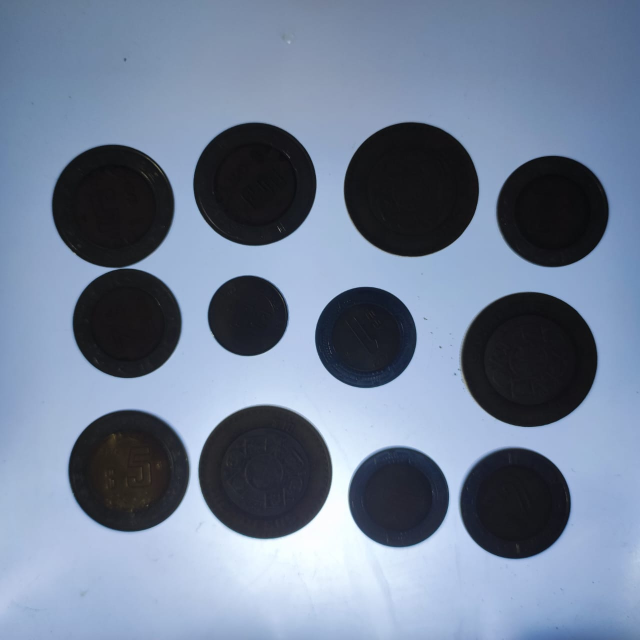
#> input picture Tarea9-TransformHoughYCompConexas/monedas2.jpg, 1280 x 1280 px (shown at 1/2 size)
$ python P9-1-HoughImg.py
#> lines starting #> are read from the running program, lines starting #| are printed output that depends on the picture; after the words box and inside, x2 and y2 are one past the last pixel; in counts of white or black regions, pixels touching at a corner belong together
import cv2
import numpy as np

font = cv2.FONT_HERSHEY_COMPLEX
tamañoLetra = 0.5
colorLetra = (255,255,196)
grosorLetra = 1

img = cv2.imread('monedas2.jpg')
#> img is the input picture: shape (1280, 1280, 3); mean B, G, R 149.1, 126.6, 112.2
img = cv2.resize(img, (0,0), fx=0.5, fy=0.5)
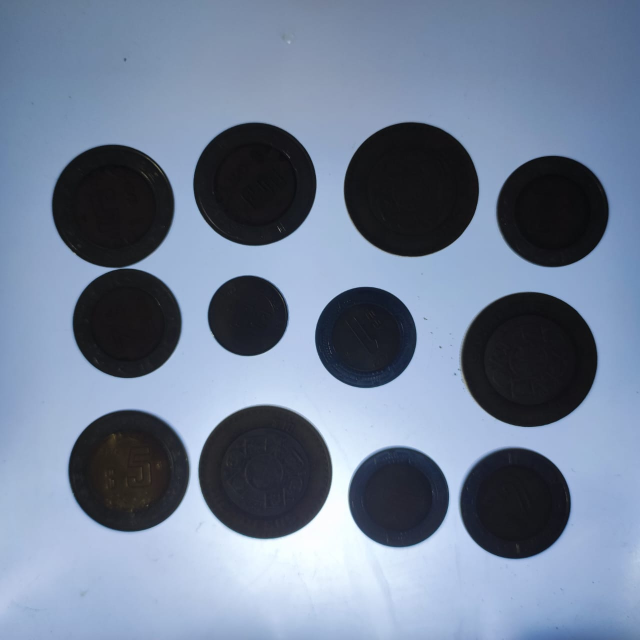
#> img: shape (640, 640, 3); mean B, G, R 149.2, 126.7, 112.2
cv2.imshow('monedas', img)

src = cv2.medianBlur(img, 9)
src = cv2.cvtColor(src, cv2.COLOR_BGR2GRAY)
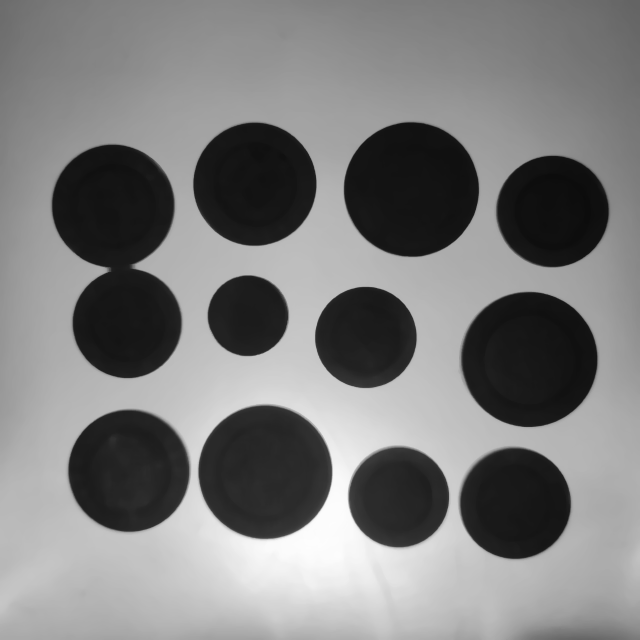
#> src: shape (640, 640); min 11, max 253, mean 125

circles = cv2.HoughCircles(src, cv2.HOUGH_GRADIENT, 1, 20,
                            param1=50, param2=30, minRadius=0, maxRadius=0)
#> circles = [[410.5, 189.5, 67.1], [528.5, 358.5, 67.5], [514.5, 502.5, 55.2], [128.5, 470.5, 61.2], [254.5, 184.5, 61.3], [126.5, 322.5, 54.1], [552.5, 211.5, 55.7], [265.5, 472.5, 66.1], [398.5, 497.5, 49.9], [248.5, 315.5, 40], [111.5, 205.5, 61.2], [364.5, 336.5, 50.6]]

epsilon = 2
peso50 = 40
peso1 = 51
peso2 = 55
peso5 = 61
peso10 = 67


radiosPesos = [peso50, peso1, peso2, peso5, peso10]
numero = [0.5, 1, 2, 5, 10]
contador = np.zeros(5, np.uint8)
print(contador)

circles = np.uint16(np.around(circles))
#> circles = [[410, 190, 67], [528, 358, 68], [514, 502, 55], [128, 470, 61], [254, 184, 61], [126, 322, 54], [552, 212, 56], [266, 472, 66], [398, 498, 50], [248, 316, 40], [112, 206, 61], [364, 336, 51]]
for i in circles[0,:]:
    # dibujar circulo
    cv2.circle(img, (i[0], i[1]), i[2], (0,255,0), 2)
    # dibujar centro
    cv2.circle(img, (i[0], i[1]), 2, (0,0,255), 3)

    radio = i[2]
    for peso in range(len(radiosPesos)):
        if abs(radio - radiosPesos[peso]) < epsilon:
            cv2.putText(img, str(numero[peso]),(i[0], i[1]), font, tamañoLetra, colorLetra, grosorLetra)
            contador[peso] +=1
            print(numero[peso],": ", radio)
#> this loop made 12 passes
#> (i, radio) on passes 1 to 12: ([410, 190, 67], 67), ([528, 358, 68], 68), ([514, 502, 55], 55), ([128, 470, 61], 61), ([254, 184, 61], 61), ([126, 322, 54], 54), ([552, 212, 56], 56), ([266, 472, 66], 66), ([398, 498, 50], 50), ([248, 316, 40], 40), ([112, 206, 61], 61), ([364, 336, 51], 51)
#| 10 :  67
#| 10 :  68
#| 2 :  55
#| 5 :  61
#| 5 :  61
#| 2 :  54
#| 2 :  56
#| 10 :  66
#> (further printed lines are left out)
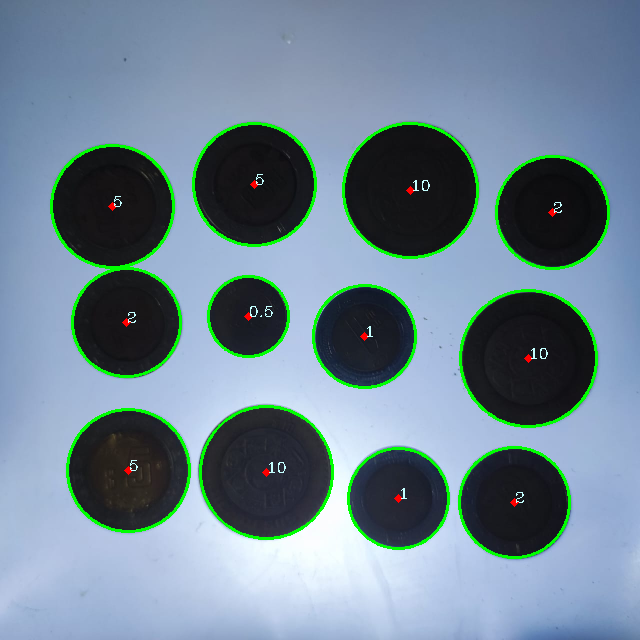
#> img: shape (640, 640, 3); 3.44% of pixels changed, all inside (x1, y1, x2, y2) = (50, 122, 610, 559)
#> after the loop, contador = [1, 2, 3, 3, 3]


total = np.array(numero) * contador
#> total = [0.5, 2, 6, 15, 30]
total = total.sum()
#> total = 53.5
cv2.putText(img, 'TOTAL: $'+str(total),(10,30), font, tamañoLetra, colorLetra, grosorLetra)
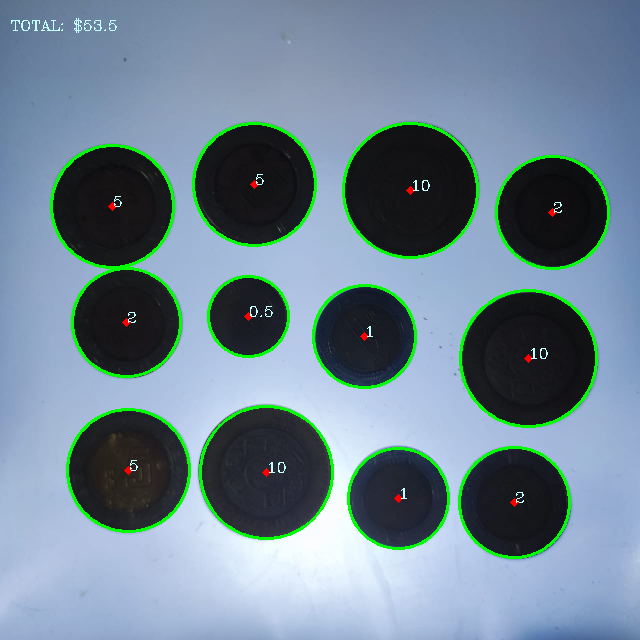
#> img: shape (640, 640, 3); 0.08% of pixels changed, all inside (x1, y1, x2, y2) = (11, 18, 117, 33)

for peso in range(len(radiosPesos)):
    cadena = '$' + str(numero[peso]) + ': '+ str(contador[peso])
    cv2.putText(img, cadena , (10,60+peso*20), font, tamañoLetra, colorLetra, grosorLetra)
#> this loop made 5 passes
#> cadena on passes 1 to 5: '$0.5: 1', '$1: 2', '$2: 3', '$5: 3', '$10: 3'
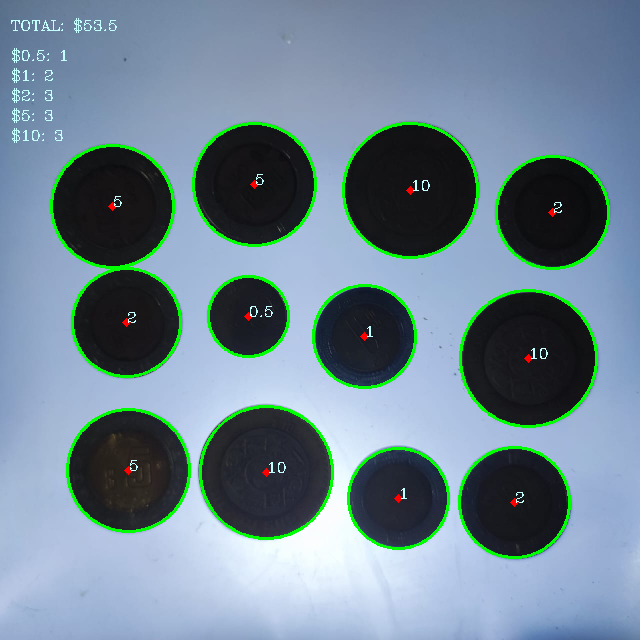
#> img: shape (640, 640, 3); 0.17% of pixels changed, all inside (x1, y1, x2, y2) = (12, 48, 67, 143)

cv2.imshow('detected circles', img)
cv2.imwrite('detectedCirclesHough.jpg', img)
cv2.waitKey(0)
cv2.destroyAllWindows()

$ run again, with Tarea9-TransformHoughYCompConexas/monedas.jpg copied over Tarea9-TransformHoughYCompConexas/monedas2.jpg
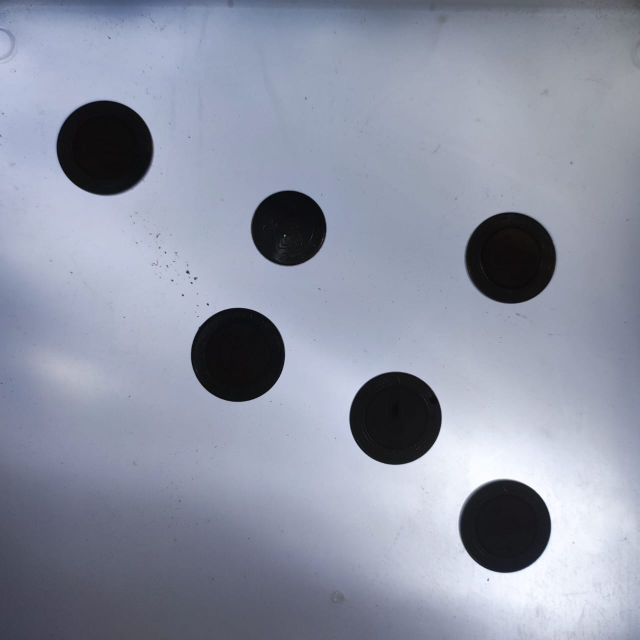
#> input picture Tarea9-TransformHoughYCompConexas/monedas.jpg, 1280 x 1280 px (shown at 1/2 size)
#> img is the input picture: shape (1280, 1280, 3); mean B, G, R 165, 147.9, 142.3
#> `circles = cv2.HoughCircles(src, cv2.HOUGH_GRADIENT, 1, 20, param1=50, ..`: circles = [[504.5, 525.5, 46], [104.5, 147.5, 47.8], [237.5, 354.5, 47.4], [509.5, 257.5, 45.3], [394.5, 417.5, 46.8], [288.5, 228.5, 37.4]]
#> `circles = np.uint16(np.around(circles))`: circles = [[504, 526, 46], [104, 148, 48], [238, 354, 47], [510, 258, 45], [394, 418, 47], [288, 228, 37]]
#> the loop `for i in circles[0,:]:` made 6 passes
#> (i, radio) on passes 1 to 6: ([504, 526, 46], 46), ([104, 148, 48], 48), ([238, 354, 47], 47), ([510, 258, 45], 45), ([394, 418, 47], 47), ([288, 228, 37], 37)
#> after the loop `for i in circles[0,:]:`:
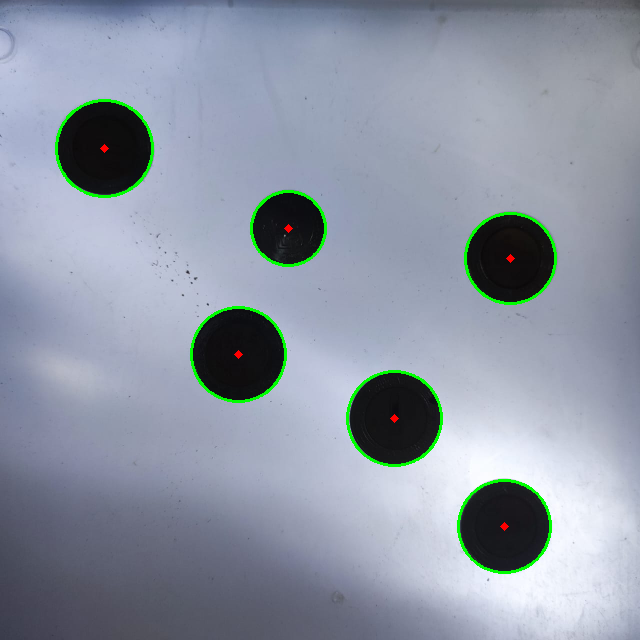
#> img: shape (640, 640, 3); mean B, G, R 163.7, 149.9, 141.3
#> after the loop `for i in circles[0,:]:`: contador = [0, 0, 0, 0, 0]
#> `total = total.sum()`: total = 0
#> the loop `for peso in range(len(radiosPesos)):` made 5 passes
#> cadena on passes 1 to 5: '$0.5: 0', '$1: 0', '$2: 0', '$5: 0', '$10: 0'
#> after the loop `for peso in range(len(radiosPesos)):`:
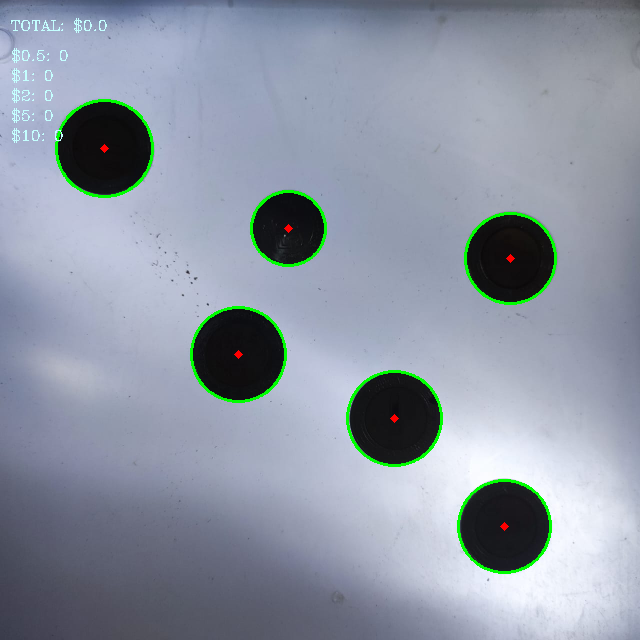
#> img: shape (640, 640, 3); mean B, G, R 163.8, 150.1, 141.4
